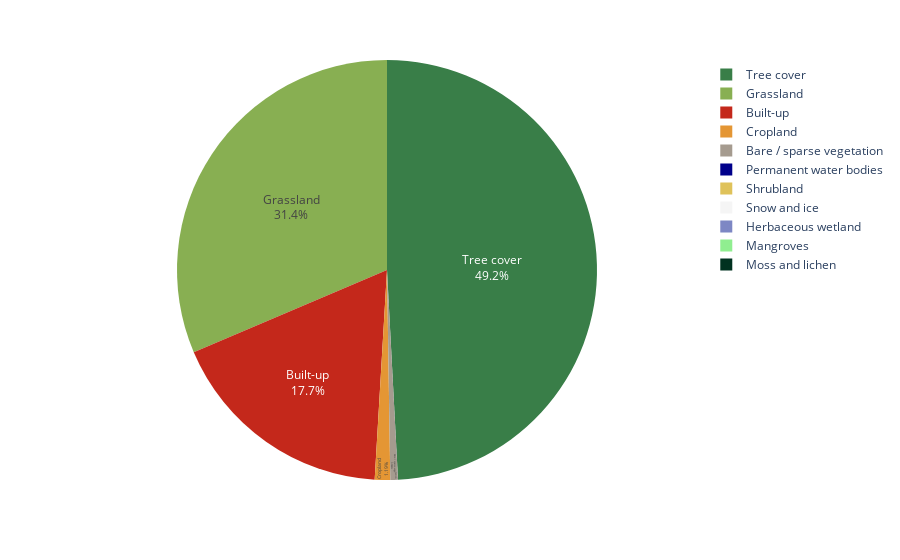

Source (notebook cell):
### Code cell
#Landcover Graph
def lc_stats():
    
    with open("global_inputs.yml", 'r') as f:
        global_inputs = yaml.safe_load(f)

    
    city_inputs = global_inputs.get('city_inputs')

    if menu['landcover']:  
        lc_stats_file = Path(output_folder / f"{city}_lc.csv")  
        if not lc_stats_file.exists():  
            print("Land Cover stats file does not exist.")
            return  
        
        
        lc = pd.read_csv(lc_stats_file)

        # Define colors
        lc_colors = {
            "Tree cover": "#397e48",
            "Built-up": "#c4281b",
            "Grassland": "#88af52",
            "Bare / sparse vegetation": "#a59b8f",
            "Cropland": "#e49634",
            "Water bodies": "#429bdf",
            "Permanent water bodies": "#00008b",#change this
            "Mangroves": "#90EE90",#change this
            "Moss and lichen": "#013220",#change this
            "Shrubland": "#dfc25a",
            "Herbaceous wetland": "#7d87c4",
            "Snow and ice": "#F5F5F5"
        }
        #connect it to the frontend layers.yml

        
        total_pixels = lc['Pixel Count'].sum()

        
        lc['Percentage'] = lc['Pixel Count'] / total_pixels * 100

        '''
        plt.figure(figsize=(8, 8))
        plt.pie(lc['Pixel Count'], labels=None, colors=[lc_colors[lc] for lc in lc['Land Cover Type']], startangle=90)
        plt.title("Land Cover Distribution")
        

        
        render_path = os.path.join(render_folder, "landcover.png")
        plt.savefig(render_path)
        plt.close()
        '''
        
        fig = px.pie(lc, values='Pixel Count', names='Land Cover Type', color='Land Cover Type', color_discrete_map=lc_colors)
        fig.update_traces(textposition='inside', textinfo='percent+label')
        fig.show()

        # Dictionary to convert integers to ordinal strings
        ordinal_dict = {1: "first", 2: "second", 3: "third"}

        # Print the percentage of the first three highest values
        highest_values = lc.sort_values(by='Percentage', ascending=False).head(3)
        for i, (index, row) in enumerate(highest_values.iterrows()):
            ordinal_str = ordinal_dict.get(i + 1, str(i + 1) + "th")
            print(f"The {ordinal_str} highest landcover value is {row['Land Cover Type']} with {row['Percentage']:.2f}% of the total land area")
       
        

lc_stats()

### Figure 1 — Plotly figure (JSON) as saved in the notebook; plotly's stock layout.template omitted (floating-point values rounded to 4 significant figures)
{"data": [{"customdata": [["Tree cover"], ["Shrubland"], ["Grassland"], ["Cropland"], ["Built-up"], ["Bare / sparse vegetation"], ["Snow and ice"], ["Permanent water bodies"], ["Herbaceous wetland"], ["Mangroves"], ["Moss and lichen"]], "domain": {"x": [0, 1], "y": [0, 1]}, "hovertemplate": "Land Cover Type=%{customdata[0]}<br>Pixel Count=%{value}<extra></extra>", "labels": ["Tree cover", "Shrubland", "Grassland", "Cropland", "Built-up", "Bare / sparse vegetation", "Snow and ice", "Permanent water bodies", "Herbaceous wetland", "Mangroves", "Moss and lichen"], "legendgroup": "", "marker": {"colors": ["#397e48", "#dfc25a", "#88af52", "#e49634", "#c4281b", "#a59b8f", "#F5F5F5", "#00008b", "#7d87c4", "#90EE90", "#013220"]}, "name": "", "showlegend": true, "textinfo": "percent+label", "textposition": "inside", "type": "pie", "values": [87720.0, 0, 56030.0, 2117.0, 31510.0, 1043.0, 0, 4, 0, 0, 0]}], "layout": {"legend": {"tracegroupgap": 0}, "margin": {"t": 60}}}
